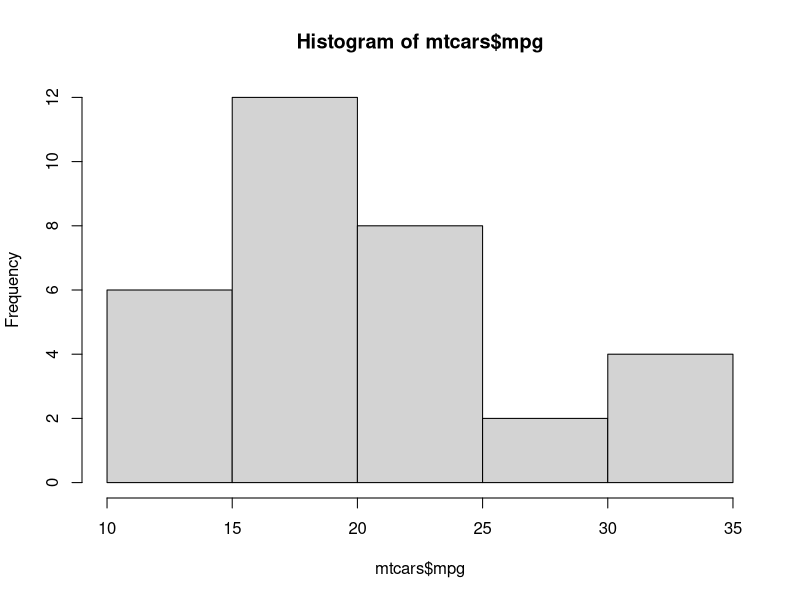
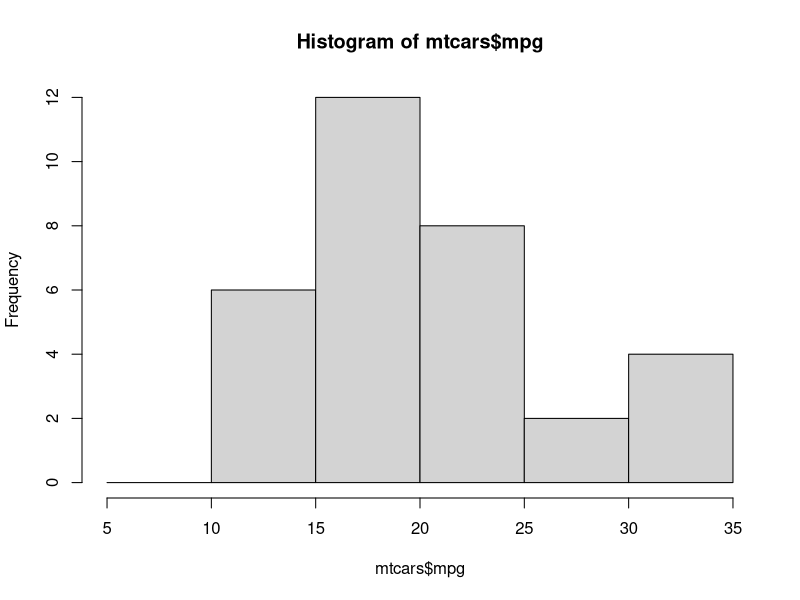
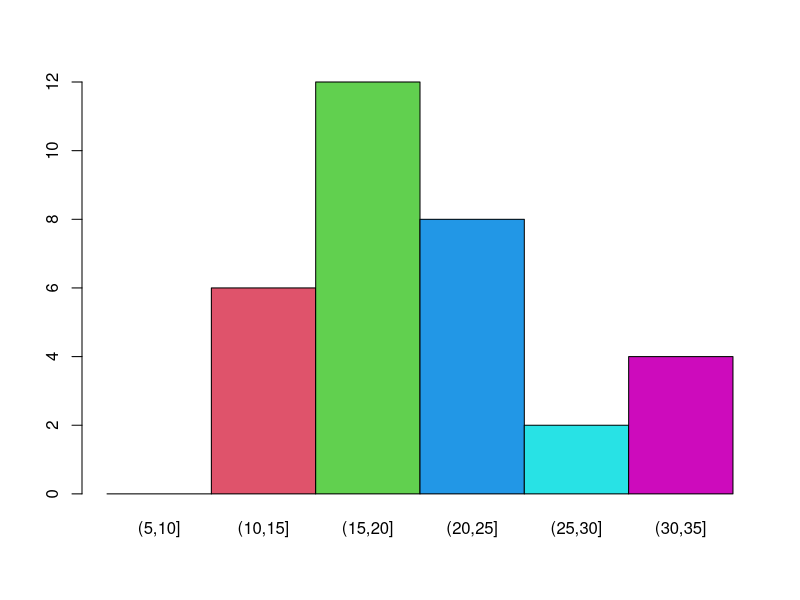
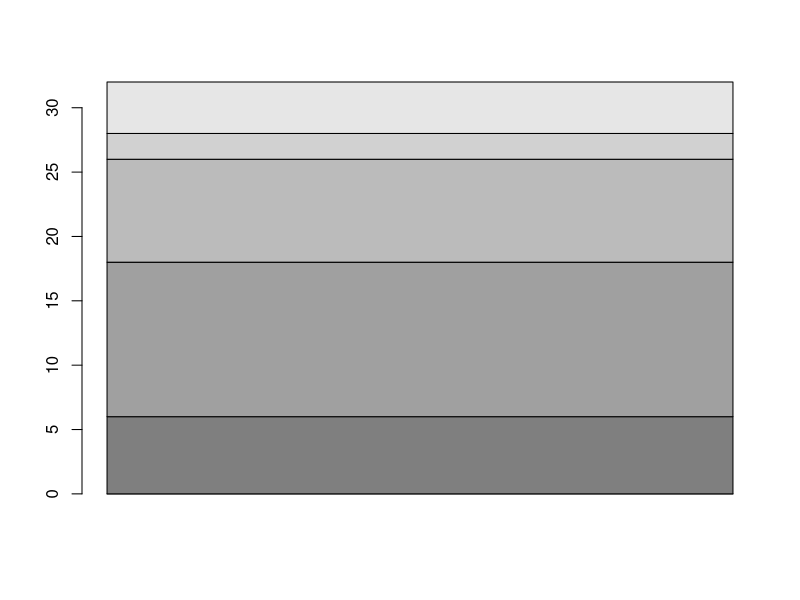

Reproduce these figures in R, in order.
# mtcars - loops and apply


names(mtcars)
vars1= c('mpg', 'disp', 'hp','drat','wt','qsec')
vars2 = c('gear','cyl', 'vs', 'am','gear','carb')

paste('mtcars','mpg',sep='$')
noquote(paste('mtcars','mpg',sep='$'))

length(mtcars)

#using indices
for(i in 1:5) {
  print(mean(mtcars[,i]))
}
#using vector of names
for(i in vars1) {
  print(mean(mtcars[,i]))
}

lapply(mtcars[vars1], mean)
lapply(mtcars[vars1],quantile)
sapply(mtcars[vars1], mean)
apply(mtcars,1,FUN=mean) #rowsise mean
apply(mtcars,2,FUN=mean) #colsise mean

#ifelse
ifelse(mtcars$mpg > 25,'High', 'Low')
cbind(mtcars$mpg, ifelse(mtcars$mpg > 25,'High', 'Low'))

#frequency Table
table(mtcars$gear, mtcars$cyl)
(t1= table(mtcars$gear, mtcars$cyl, dnn=list('gears','cylinder') ))
t1
addmargins(t1) #sum all sides rows and columns
addmargins(t1,FUN=mean)
addmargins(t1,FUN=list(list(mean,sum), list(sd, median)))

margin.table(t1)
margin.table(t1,1)
margin.table(t1,2)
prop.table(t1)


#freq distribution
mtcars$mpg
range(mtcars$mpg)
breaks = seq(from=floor(min(mtcars$mpg))-5,to=ceiling(max(mtcars$mpg))+ 5,by=5)
breaks
(mpg.cut = cut(mtcars$mpg, breaks))
(t2a =table(mpg.cut))
t2b =cbind(table(mpg.cut)) #transpose
hist(mtcars$mpg)
hist(mtcars$mpg,breaks=breaks)
barplot(t2b, beside = T,col=1:6, names.arg = rownames(t2b))


#----

(mpg.cut2 = cut(mtcars$mpg, breaks, labels=LETTERS[1:6]))

(mpg.cut2 = cut(mtcars$mpg, breaks, labels=LETTERS[1:6], levels=LETTERS[1:6], ordered=T))
table(mpg.cut2)
(freqdist2= cbind(table(mpg.cut2)))  
barplot(freqdist2, besides=T)
